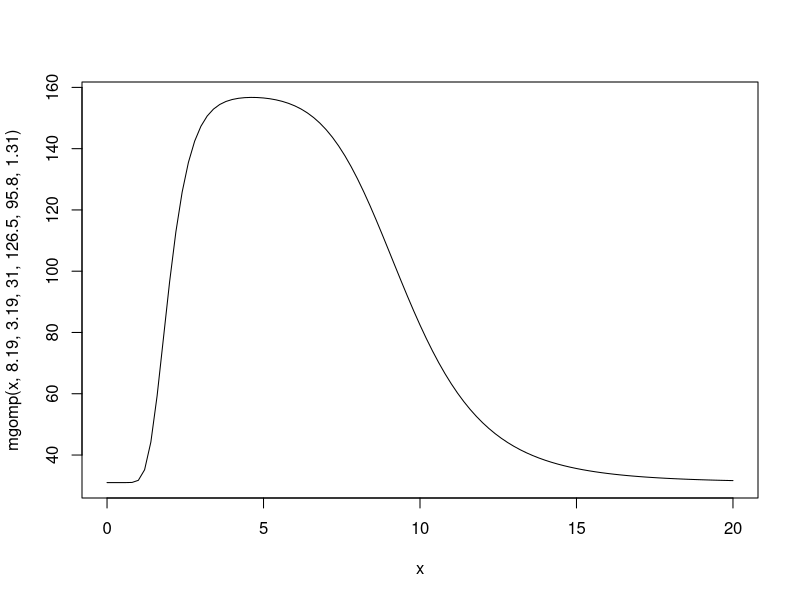
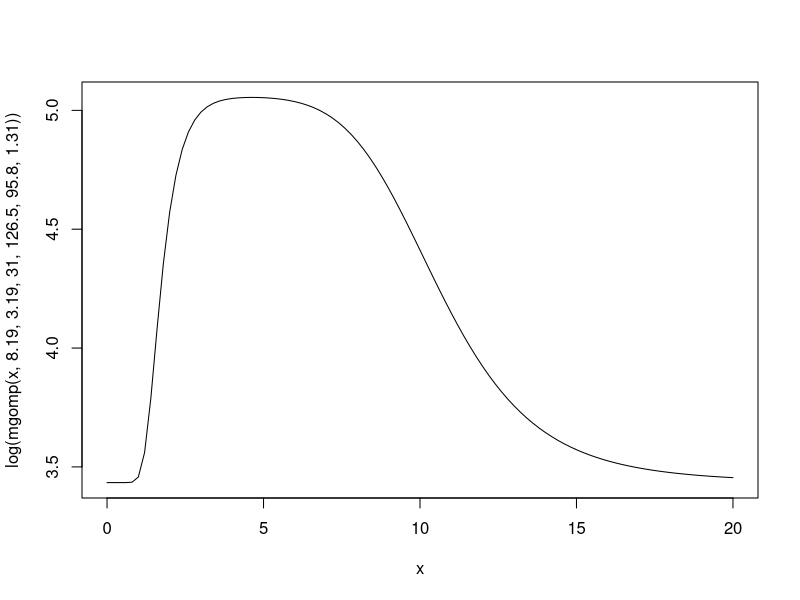
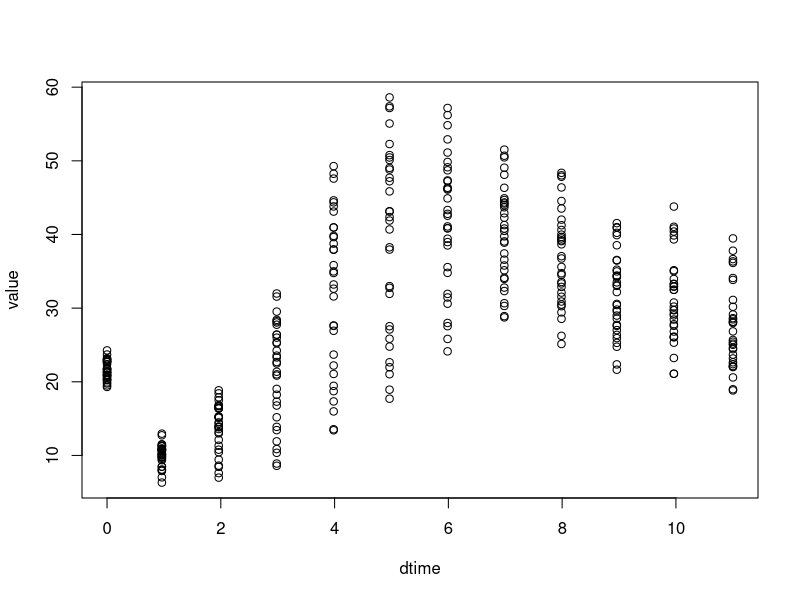
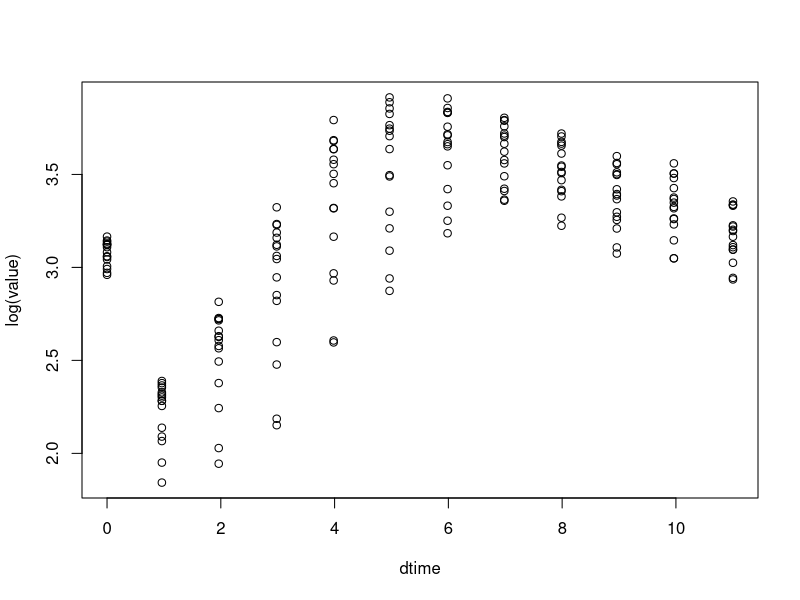
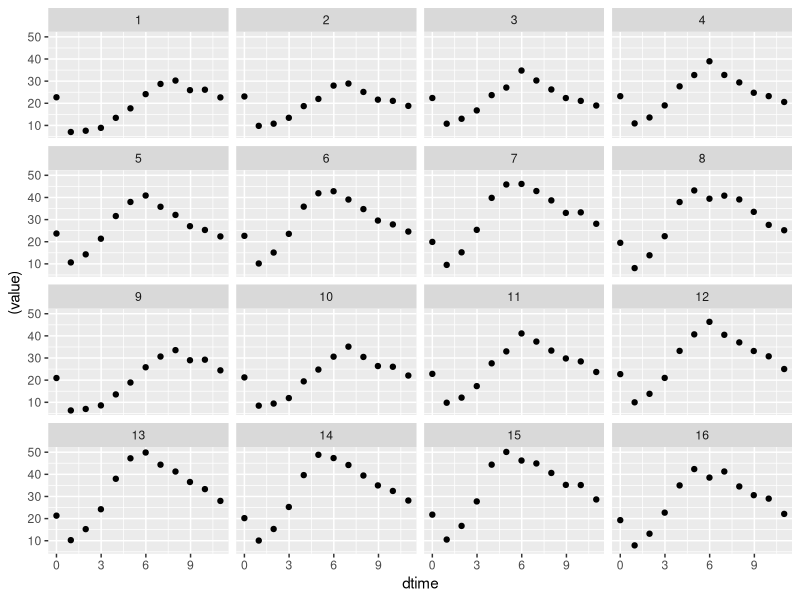
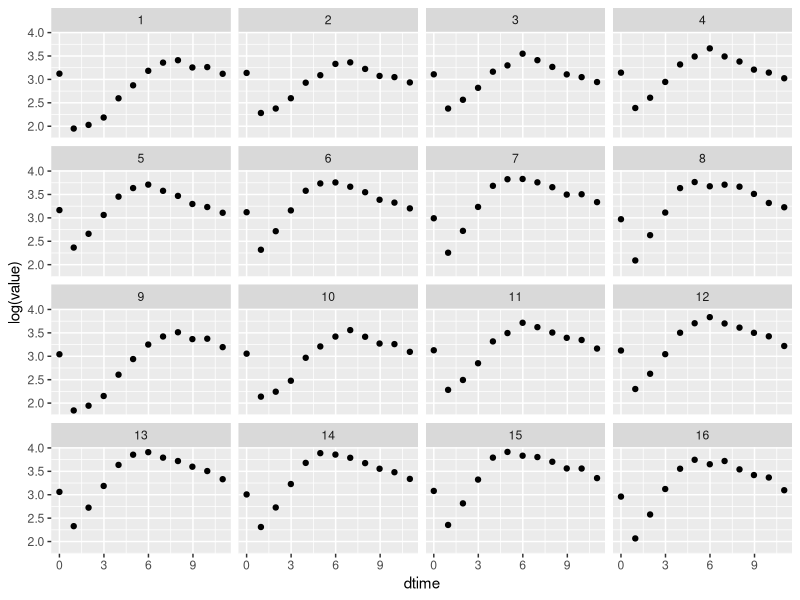
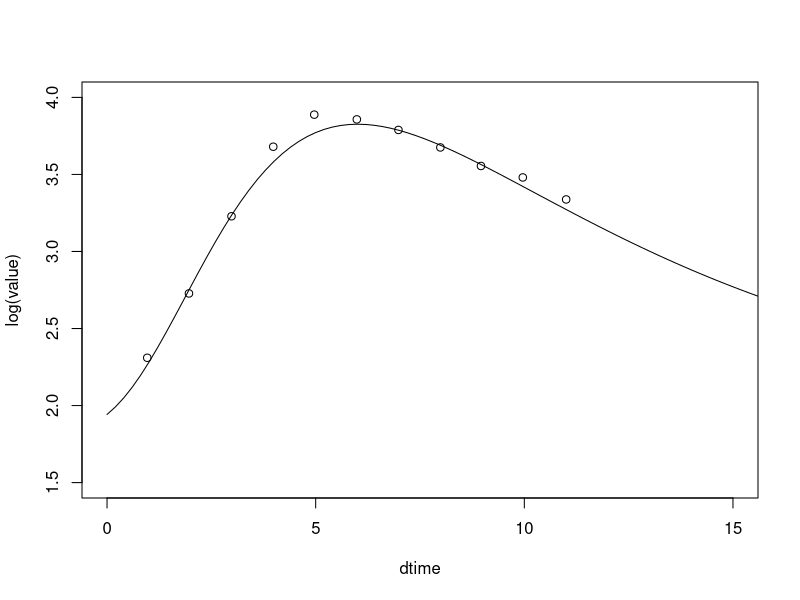
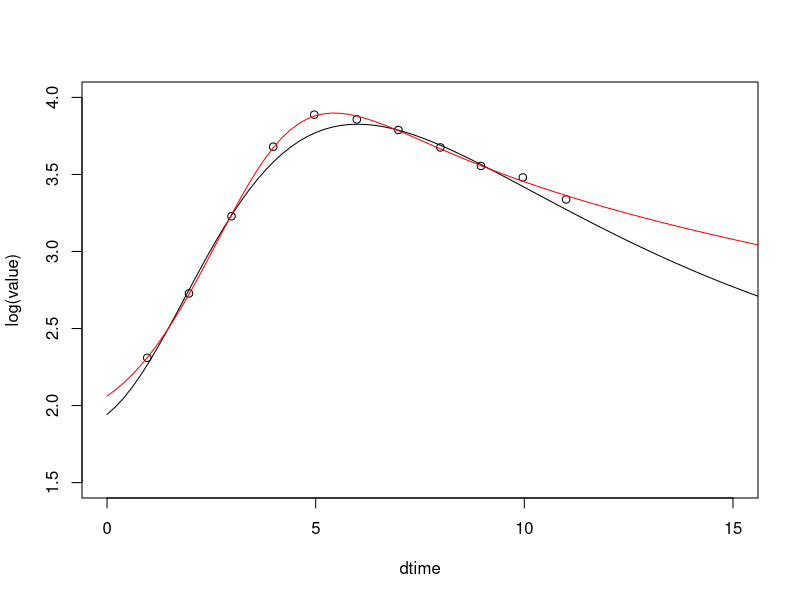

Write the R code that produced these figures, in order.

library(ggplot2)


mgomp<-function(t,topt,d,b0,A,umax,L){
  denom <- (topt^(2))^d
  b0 + (A*exp (-exp (umax*exp (1)/A*(L - t) + 1)))/((((L - t)^(2))^d)/denom + 1)  
}


# 
# b0 = 31;
# A = 126.5;
# umax = 95.8;
# L = 1.31;
# d = 3.19;
# topt = 8.19;

curve(mgomp(x,8.19,3.19,31,126.5,95.8,1.31),0,20)


curve(log(mgomp(x,8.19,3.19,31,126.5,95.8,1.31)),0,20)

## Need some test data

dat<-read.csv("./user/Chan_time_series.csv")
head(dat)

plot(value~dtime,data=dat[dat$temperature==12 & dat$bacteria==0,])

plot(log(value)~dtime,data=dat[dat$temperature==12 & dat$bacteria==0 & dat$B12==0,])

tmp<-dat[dat$temperature==12 & dat$bacteria==0 & dat$B12==0,]

tmp



ggplot(tmp,aes(x=dtime,y=(value)))+
  geom_point()+
  facet_wrap(~rep)

ggplot(tmp,aes(x=dtime,y=log(value)))+
  geom_point()+
  facet_wrap(~rep)

# rep 14 looks pretty good, also 5

tmp1 <- tmp[tmp$rep==14,]
tmp1 <- tmp1[tmp1$dtime>0,]

plot(log(value)~dtime,data=tmp1,xlim=c(0,15),ylim=c(1.5,4))

curve(log(mgomp(x,topt = 5.2,d = 1.3,b0 = exp(1.8),A = 126.5,umax = 15,L = 1.8)),0,20,add=T)

x<-tmp1$dtime
y<-log(tmp1$value)
data<-data.frame(x=x,y=y)

library(minpack.lm)

fit.mgomp<-try(nlsLM(y ~ log(mgomp(x,topt,d,b0,A,umax,L)),
                   start=c(topt = 5.2,d = 1.3,b0 = exp(1.8),A = 126.5,umax = 15,L = 1.8),
                   data = data,
                   #lower = c(B2=-Inf,a=-Inf,b=0.0001),
                   control = nls.lm.control(maxiter=1000,maxfev=1000)),silent=TRUE)

summary(fit.mgomp)


plot(log(value)~dtime,data=tmp1,xlim=c(0,15),ylim=c(1.5,4))

curve(log(mgomp(x,topt = 5.2,d = 1.3,b0 = exp(1.8),A = 126.5,umax = 15,L = 1.8)),0,20,add=T)
curve(log(mgomp(x,topt = 2.68576,d = 0.99676,b0 = 6.21149,A = 537.63323,umax = 24.64616,L = 4.16433)),0,20,col='red',add=T)

# ok, so the fit fits... is the result interpretable? especially the growth rate... 


fit.mgomp2<-try(nlsLM(exp(y) ~ mgomp(x,topt,d,b0,A,umax,L),
                     start=c(topt = 5.2,d = 1.3,b0 = exp(1.8),A = 126.5,umax = 15,L = 1.8),
                     data = data,
                     #lower = c(B2=-Inf,a=-Inf,b=0.0001),
                     control = nls.lm.control(maxiter=1000,maxfev=1000)),silent=TRUE)

summary(fit.mgomp2)

plot((value)~dtime,data=tmp1)
curve(mgomp(x,topt = 4.0574,d = 0.9228,b0 = 10.6542,A = 91.1532,umax = 20.5685,L = 2.2613),0,20,col='blue',add=T)

# no, this umax growth rate is not interpretable as an exponential growth rate
